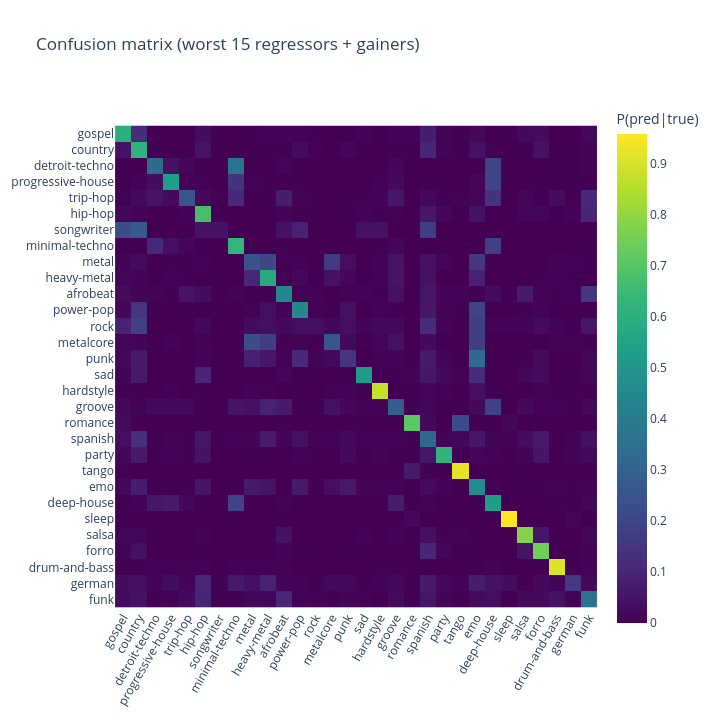

The cell this chart's notebook holds for it:
### Code cell
worst = (
    delta_sorted.tail(15)["genre"].tolist() + delta_sorted.head(15)["genre"].tolist()
)
keep_idx = [classes.index(g) for g in worst]
mask = np.isin(y_test, keep_idx)
cm = confusion_matrix(y_test[mask], ens_pred[mask], labels=keep_idx)
cm_norm = cm / cm.sum(axis=1, keepdims=True).clip(min=1)

fig = px.imshow(
    cm_norm,
    x=worst,
    y=worst,
    color_continuous_scale="Viridis",
    labels={"color": "P(pred|true)"},
    title="Confusion matrix (worst 15 regressors + gainers)",
)
fig.update_layout(height=720, width=720, xaxis_tickangle=-60)
fig.show()

### Figure 1 — Plotly figure (JSON) as saved in the notebook; plotly's stock layout.template omitted (floating-point values rounded to 4 significant figures; data arrays with more than 128 entries replaced by an {"elided": "..."} marker saying what was removed)
{"data": [{"coloraxis": "coloraxis", "hovertemplate": "x: %{x}<br>y: %{y}<br>P(pred|true): %{z}<extra></extra>", "name": "0", "type": "heatmap", "x": ["gospel", "country", "detroit-techno", "progressive-house", "trip-hop", "hip-hop", "songwriter", "minimal-techno", "metal", "heavy-metal", "afrobeat", "power-pop", "rock", "metalcore", "punk", "sad", "hardstyle", "groove", "romance", "spanish", "party", "tango", "emo", "deep-house", "sleep", "salsa", "forro", "drum-and-bass", "german", "funk"], "xaxis": "x", "y": ["gospel", "country", "detroit-techno", "progressive-house", "trip-hop", "hip-hop", "songwriter", "minimal-techno", "metal", "heavy-metal", "afrobeat", "power-pop", "rock", "metalcore", "punk", "sad", "hardstyle", "groove", "romance", "spanish", "party", "tango", "emo", "deep-house", "sleep", "salsa", "forro", "drum-and-bass", "german", "funk"], "yaxis": "y", "z": {"elided": "30x30 float values"}}], "layout": {"coloraxis": {"colorbar": {"title": {"text": "P(pred|true)"}}, "colorscale": [[0, "#440154"], [0.1111, "#482878"], [0.2222, "#3e4989"], [0.3333, "#31688e"], [0.4444, "#26828e"], [0.5556, "#1f9e89"], [0.6667, "#35b779"], [0.7778, "#6ece58"], [0.8889, "#b5de2b"], [1, "#fde725"]]}, "height": 720, "title": {"text": "Confusion matrix (worst 15 regressors + gainers)"}, "width": 720, "xaxis": {"anchor": "y", "constrain": "domain", "domain": [0, 1], "scaleanchor": "y", "tickangle": -60}, "yaxis": {"anchor": "x", "autorange": "reversed", "constrain": "domain", "domain": [0, 1]}}}
